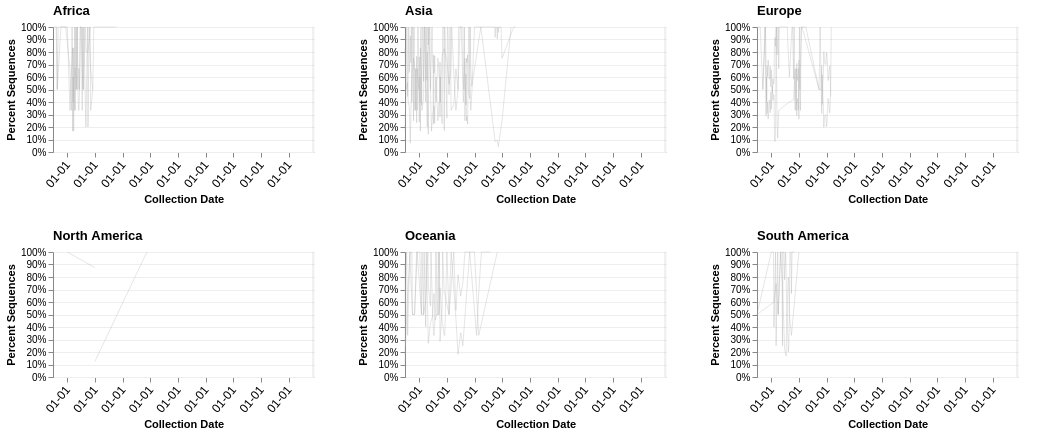

This figure's Vega-Lite source:
### Vega specification from a JSON file in a GitHub repository (floating-point values rounded to 4 significant figures; data arrays with more than 128 entries replaced by an {"elided": "..."} marker saying what was removed)
{"$schema": "https://vega.github.io/schema/vega/v5.json", "description": "A basic line chart example.", "width": 1000, "height": 350, "padding": 5, "signals": [{"name": "mode", "value": "lineage"}, {"name": "sortField", "value": "group"}, {"name": "sortDirection", "value": "ascending"}, {"name": "display_min_counts", "value": 5}, {"name": "display_min_percent", "value": 0.01}, {"name": "sig_min_counts", "value": 10}, {"name": "sig_min_percent", "value": 0.05}, {"name": "sig_min_r", "value": 0.5}, {"name": "facet_width", "update": "width"}, {"name": "facet_x", "update": "0"}, {"name": "subplot_hpadding", "value": 90}, {"name": "subplot_width", "update": "(facet_width - (subplot_hpadding * 2.4)) / 3"}, {"name": "subplot_range_x", "update": "[0, subplot_width]"}, {"name": "subplot_vpadding", "value": 100}, {"name": "subplot_height", "update": "(height - subplot_vpadding) / 2"}, {"name": "subplot_range_y", "update": "[subplot_height, 0]"}, {"name": "x_adjusted", "on": [{"events": "mousemove", "update": "x() - facet_x"}]}, {"name": "cur_mouse_col", "on": [{"events": "mousemove", "update": "if(x_adjusted >= 0 && x_adjusted <= subplot_width, 1, if(x_adjusted >= (subplot_width + (subplot_hpadding)) && (x_adjusted <= (subplot_width * 2) + (subplot_hpadding)), 2, if(x_adjusted >= (subplot_width * 2) + (subplot_hpadding * 2) && x_adjusted <= ((subplot_width * 3) + (subplot_hpadding * 2)), 3, -1)))"}]}, {"name": "cur_mouse_row", "on": [{"events": "mousemove", "update": "if(y() >= 0 && y() <= subplot_height, 1, if(y() >= subplot_height + subplot_vpadding && y() <= (subplot_height * 2) + subplot_vpadding, 2, -1))"}]}, {"name": "cur_region", "update": "if(cur_mouse_row == -1 || cur_mouse_col == -1, -1, ((cur_mouse_row - 1) * 3) + cur_mouse_col)"}, {"name": "cur_mouse_x", "on": [{"events": "mousemove", "update": "if(cur_mouse_col == -1, null, x_adjusted - ((cur_mouse_col - 1) * subplot_width) - ((cur_mouse_col - 1) * subplot_hpadding))"}]}, {"name": "cur_mouse_date", "update": "if(cur_mouse_col == -1, null, invert('dateX', cur_mouse_x))"}, {"name": "cur_mouse_y", "on": [{"events": "mousemove", "update": "if(cur_mouse_row > -1, y() - ((cur_mouse_row - 1) * (subplot_height + subplot_vpadding)), null)"}]}, {"name": "cur_mouse_percent", "update": "if(cur_region > -1, (1 - (cur_mouse_y / subplot_height)) * data('cur_max_percent')[0]['percent'], null)"}, {"name": "time_sensitivity", "value": 302400000}, {"name": "percent_sensitivity_factor", "value": 10}, {"name": "percent_sensitivity", "update": "if(cur_region > -1, data('cur_max_percent')[0]['percent'] / percent_sensitivity_factor, null)"}, {"name": "xLabelFormat", "value": "%m-%d"}], "data": [{"name": "group_reg", "format": {"type": "json"}, "values": [{"counts": 2644, "group": "A", "max_percent": 1, "pval": 0.2642, "r": -0.03278, "region": "Africa", "slope": -3.952e-05}, {"counts": 2132, "group": "B", "max_percent": 1, "pval": 3.707e-17, "r": 0.2288, "region": "Africa", "slope": 0.0002123}, {"counts": 6009, "group": "A", "max_percent": 1, "pval": 5.246e-67, "r": 0.4093, "region": "Asia", "slope": 0.0003289}, {"counts": 3558, "group": "B", "max_percent": 1, "pval": 6.053e-40, "r": 0.313, "region": "Asia", "slope": 0.0001916}, {"counts": 3130, "group": "A", "max_percent": 1, "pval": 1.899e-91, "r": 0.3645, "region": "Europe", "slope": 0.0001243}, {"counts": 2223, "group": "B", "max_percent": 1, "pval": 1.658e-81, "r": 0.3394, "region": "Europe", "slope": 7.624e-05}, {"counts": 1106, "group": "A", "max_percent": 1, "pval": 1.777e-47, "r": 0.2424, "region": "North America", "slope": 5.175e-05}, {"counts": 583, "group": "B", "max_percent": 1, "pval": 3.005e-32, "r": 0.2085, "region": "North America", "slope": 3.839e-05}, {"counts": 441, "group": "A", "max_percent": 1, "pval": 1.57e-36, "r": 0.2205, "region": "Oceania", "slope": 3.698e-05}, {"counts": 404, "group": "B", "max_percent": 1, "pval": 2.963e-34, "r": 0.268, "region": "Oceania", "slope": 8.97e-05}, {"counts": 1264, "group": "A", "max_percent": 1, "pval": 0.007523, "r": -0.07827, "region": "South America", "slope": -7.908e-05}, {"counts": 701, "group": "B", "max_percent": 1, "pval": 0.7642, "r": -0.009225, "region": "South America", "slope": -7.811e-06}]}, {"name": "hide_groups", "source": "group_reg", "transform": [{"type": "aggregate", "groupby": ["group"], "fields": ["counts", "max_percent"], "ops": ["sum", "max"], "as": ["counts", "max_percent"]}, {"type": "filter", "expr": "datum.counts < display_min_counts || datum.max_percent < display_min_percent"}, {"type": "formula", "as": "hide", "expr": "true"}]}, {"name": "valid_groups", "source": "group_reg", "transform": [{"type": "filter", "expr": "datum.r > sig_min_r && datum.counts > sig_min_counts && datum.max_percent > sig_min_percent"}, {"type": "aggregate", "groupby": ["group"], "fields": ["counts", "max_percent"], "ops": ["sum", "max"], "as": ["counts", "max_percent"]}]}, {"name": "valid_groups_color", "source": "valid_groups", "transform": [{"type": "collect", "sort": {"field": {"signal": "sortField"}, "order": {"signal": "sortDirection"}}}, {"type": "formula", "expr": "scale('group_color', datum.group)", "as": "color"}]}, {"name": "group_counts", "format": {"type": "json"}, "values": {"elided": "553 records"}, "transform": [{"type": "lookup", "from": "hide_groups", "key": "group", "values": ["hide"], "fields": ["group"], "as": ["hide"], "default": false}, {"type": "filter", "expr": "!datum.hide"}, {"type": "formula", "expr": "if(indata('valid_groups', 'group', datum.group), true, false)", "as": "valid"}, {"type": "collect", "sort": {"field": ["region", "group", "collection_period"], "order": ["ascending", "ascending", "ascending"]}}]}, {"name": "max_percents", "source": "group_counts", "transform": [{"type": "aggregate", "groupby": ["region"], "fields": ["percent"], "ops": ["max"], "as": ["percent"]}, {"type": "identifier", "as": "index"}]}, {"name": "cur_max_percent", "source": "max_percents", "transform": [{"type": "filter", "expr": "datum.index == cur_region"}]}, {"name": "tooltip_group", "source": "group_counts", "transform": [{"type": "filter", "expr": "cur_region > -1 && datum.region == data('cur_max_percent')[0]['region'] && abs(datum.collection_period - time(cur_mouse_date)) <= time_sensitivity && abs(datum.percent - cur_mouse_percent) <= percent_sensitivity"}, {"type": "project", "fields": ["group"], "as": ["group"]}]}, {"name": "hover_legend", "values": []}, {"name": "all_hover", "source": ["tooltip_group", "hover_legend"]}, {"name": "annotation", "values": [{"start": -30, "end": 0}], "transform": [{"type": "formula", "expr": "now() + (1000 * 60 * 60 * 24 * datum.start)", "as": "start"}, {"type": "formula", "expr": "now() + (1000 * 60 * 60 * 24 * datum.end)", "as": "end"}]}, {"name": "lower_date", "source": "group_counts", "transform": [{"type": "aggregate", "fields": ["collection_period"], "as": ["collection_period"], "ops": ["min"]}]}, {"name": "upper_date", "source": "group_counts", "transform": [{"type": "aggregate", "fields": ["collection_period"], "as": ["collection_period"], "ops": ["max"]}, {"type": "formula", "as": "collection_period", "expr": "now()"}]}, {"name": "date_range", "source": ["lower_date", "upper_date"]}], "scales": [{"name": "dateX", "type": "time", "domain": {"data": "date_range", "field": "collection_period"}, "range": {"signal": "subplot_range_x"}}, {"name": "group_color", "type": "ordinal", "domain": {"data": "valid_groups", "field": "group"}, "range": {"scheme": "tableau20"}}], "marks": [{"name": "facets", "type": "group", "encode": {"update": {"x": {"signal": "facet_x"}, "y": {"value": 0}, "width": {"signal": "facet_width"}, "height": {"signal": "height"}}}, "signals": [{"name": "width", "update": "facet_width"}, {"name": "height", "update": "height"}], "layout": {"columns": 3, "padding": {"row": {"signal": "subplot_vpadding"}, "column": {"signal": "subplot_hpadding"}}, "bounds": "flush"}, "marks": [{"name": "region_grid", "type": "group", "encode": {"update": {"x": {"value": 0}, "width": {"signal": "subplot_width"}, "height": {"signal": "subplot_height"}}}, "signals": [{"name": "width", "update": "subplot_width"}, {"name": "height", "update": "subplot_height"}], "from": {"facet": {"name": "group_per_region", "data": "group_counts", "groupby": "region"}}, "title": {"text": {"signal": "parent.region"}, "anchor": "start", "frame": "group"}, "scales": [{"name": "percentY", "type": "linear", "domain": {"data": "group_per_region", "field": "percent"}, "range": {"signal": "subplot_range_y"}}], "axes": [{"scale": "dateX", "orient": "bottom", "format": {"signal": "xLabelFormat"}, "grid": false, "gridColor": "#DDD", "labelAngle": 310, "labelAlign": "right", "labelBaseline": "middle", "labelPadding": 5, "labelFontSize": 12, "title": "Collection Date"}, {"scale": "percentY", "orient": "left", "format": "%", "title": "Percent Sequences", "grid": true, "gridColor": "#EEE"}], "marks": [{"type": "group", "from": {"facet": {"name": "group_date", "data": "group_per_region", "groupby": "group"}}, "signals": [], "data": [{"name": "valid_group_date", "source": "group_date", "transform": [{"type": "filter", "expr": "datum.valid || indata('valid_groups', 'group', datum.group)"}]}, {"name": "invalid_group_date", "source": "group_date", "transform": [{"type": "filter", "expr": "!datum.valid && !indata('valid_groups', 'group', datum.group)"}]}, {"name": "max_date", "source": "group_date", "transform": [{"type": "aggregate", "groupby": ["group"], "fields": ["collection_period"], "ops": ["max"], "as": ["max_date"]}]}, {"name": "label", "source": "group_date", "transform": [{"type": "filter", "expr": "datum.collection_period == data('max_date')[0]['max_date'] && indata('all_hover', 'group', datum.group)"}]}], "marks": [{"type": "line", "from": {"data": "valid_group_date"}, "encode": {"update": {"x": {"scale": "dateX", "field": "collection_period"}, "y": {"scale": "percentY", "field": "percent"}, "stroke": {"scale": "group_color", "field": "group"}, "strokeWidth": {"value": 2}, "strokeOpacity": [{"test": "!length(data('all_hover')) || indata('all_hover', 'group', datum.group)", "value": 1.0}, {"value": 0.3}], "zindex": {"value": 2}}}}, {"type": "line", "from": {"data": "invalid_group_date"}, "encode": {"update": {"x": {"scale": "dateX", "field": "collection_period"}, "y": {"scale": "percentY", "field": "percent"}, "stroke": {"value": "#aaa"}, "strokeWidth": [{"test": "length(data('all_hover')) && indata('all_hover', 'group', datum.group)", "value": 1.5}, {"value": 1.0}], "strokeOpacity": [{"test": "length(data('all_hover')) && indata('all_hover', 'group', datum.group)", "value": 0.8}, {"value": 0.3}], "zindex": {"value": 1}}}}, {"type": "text", "from": {"data": "label"}, "encode": {"update": {"x": {"scale": "dateX", "field": "collection_period", "offset": 3}, "y": {"scale": "percentY", "field": "percent"}, "text": {"field": "group"}, "fill": [{"test": "!indata('valid_groups', 'group', datum.group)", "value": "#aaa"}, {"scale": "group_color", "field": "group"}], "fontSize": {"value": 10}, "fontWeight": {"value": "500"}, "baseline": {"value": "middle"}}}}]}, {"type": "rect", "from": {"data": "annotation"}, "encode": {"update": {"x": {"scale": "dateX", "field": "start"}, "x2": {"signal": "width"}, "y": {"value": 0}, "y2": {"signal": "height"}, "fill": {"value": "#CCC"}, "opacity": {"value": 0.3}}}}]}]}, {"type": "group", "encode": {"update": {"x": {"value": 900}, "y": {"value": 0}, "width": {"value": 100}, "height": {"signal": "height"}}}}]}
